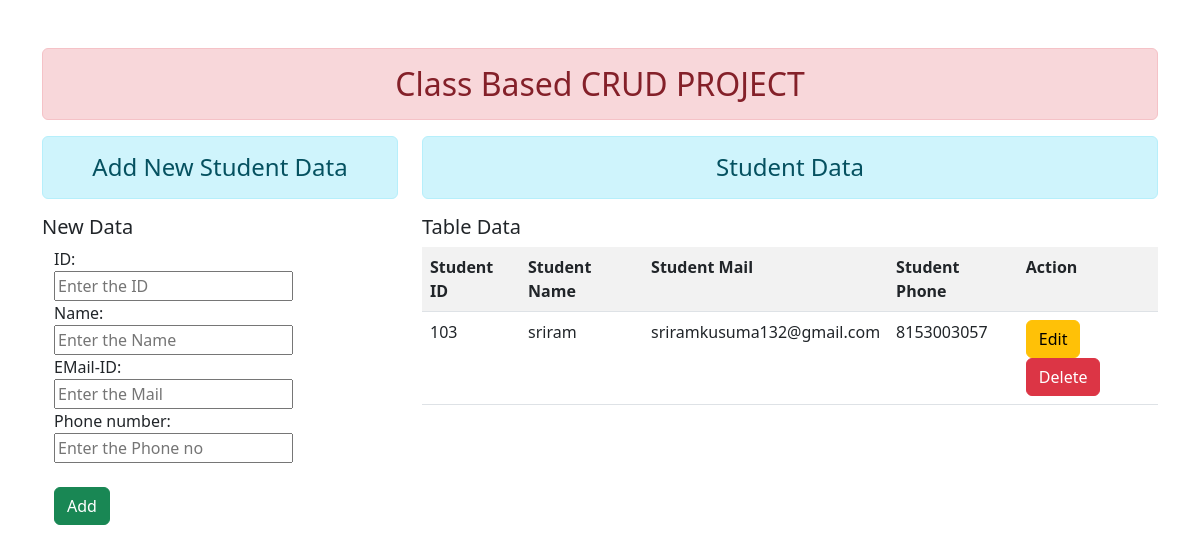
The app's page /crud2/app/ with its own data.
### crud_app2/models.py (models this page shows, shortened)
class student_detail(models.Model):
    std_id = models.IntegerField()
    std_name = models.CharField(max_length=25)
    std_mail = models.EmailField(max_length=30)
    std_phone = models.CharField(max_length=10)

### crud_app2/views.py (the view, shortened to what this page needs)
# urls.py: path('app/',views.add_std_data.as_view(), name='addandshow'),
class add_std_data(TemplateView):
    template_name = 'crud_app2/add_show.html'
    def get_context_data(self, **kwargs):
        context = super().get_context_data(**kwargs)
        std_details = student_detail.objects.all()
        std_frm = std_registration()
        std_frm.order_fields(field_order=['std_id','std_name','std_mail','std_phone'])
        context = {'std_form':std_frm,'stud_details':std_details}
        return context

### crud_app2/forms.py
class std_registration(forms.ModelForm):
    class Meta:
        model = student_detail
        fields = ("std_id","std_name","std_mail","std_phone")
        labels = {'std_id':'ID','std_name':'Name','std_mail':'EMail-ID','std_phone':'Phone number'}
        error_messages={'std_id':{'required':'ID is a mandatory field'},
                        'std_name':{'required':'Name is a mandatory field'},
                        'std_mail':{'required':'E-mail is a mandatory field'},
                        'std_phone':{'required':'phone no. is a mandatory field'},
                    }
        widgets = {'std_id':forms.NumberInput(attrs={'placeholder':'Enter the ID'}),
                    'std_name':forms.TextInput(attrs={'placeholder':'Enter the Name'}),
                    'std_mail':forms.EmailInput(attrs={'placeholder':'Enter the Mail'}),
                    'std_phone':forms.TextInput(attrs={'placeholder':'Enter the Phone no'}),
                }

### crud_app2/templates/crud_app2/add_show.html (shortened to what this page needs)
{% extends 'crud_app2/base.html' %}
{% block content %}
<div class="container">
    <div class='row'>
        <div class='col-sm-4'>
            <h4 class='text-center alert alert-info'>Add New Student Data</h4>
            <h5>New Data</h5>
            <form action="" method='POST'>
                <div class='container'>
                    {% for field in std_form.visible_fields %}
                        <label> {{field.label_tag}} </label> <br/>
                        {{field}}<br/>
                    {% endfor %}
                    <br/>
                    <input type='submit' class='btn btn-success' value='Add'>
                </div>
            </form>
        </div>
        <div class='col-sm-8'>
            <h4 class='text-center alert alert-info'>Student Data</h4>
            {% if stud_details %}
            <h5>Table Data</h5>
            <table class='container table table-striped'>
                <tr>
                    <th>Student ID</th>
                    <th>Student Name</th>
                    <th>Student Mail</th>
                    <th>Student Phone</th>
                    <th>Action</th>
                </tr>
                {% for st in stud_details %}
                <tr>
                    <td>{{st.std_id}}</td>
                    <td>{{st.std_name}}</td>
                    <td>{{st.std_mail}}</td>
                    <td>{{st.std_phone}}</td>
                    <td>
                        <a href="{% url 'updatedata' st.id %}" class='btn btn-warning'>Edit</a>
                        <form action="{% url 'deldata' st.id %}" method='POST' class='d-inline'>
                            <input type='submit' class='btn btn-danger' value='Delete'>
                        </form>
                    </td>
                </tr>
                {% endfor %}
            </table>
            {% else %}
                <h4 class='container mt-5 alert alert-warning'>No Data Available</h3>
            {% endif %}
        </div>
    </div>
</div>
{% endblock content%}

### crud_app2/templates/crud_app2/base.html (style rules this page uses)
th,td { border: 1px black solid; }

### records on screen
student_detail: std_id "103", std_name "sriram", std_mail "sriramkusuma132@gmail.com", std_phone "8153003057"

### other values on screen
{{ field.label_tag }} "ID:" "Name:" "EMail-ID:" "Phone number:"
